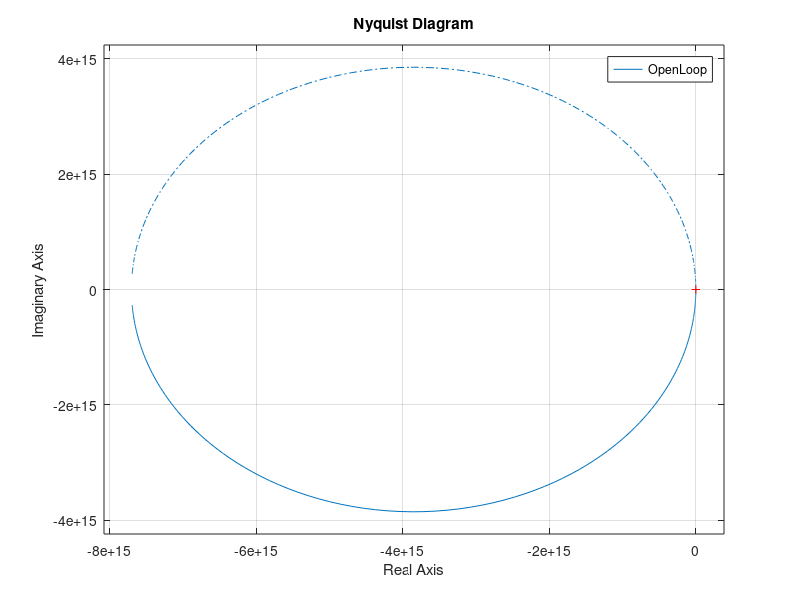

Source code (MATLAB):
clear;
clc;

% Jy'' - mghy = bu

J = 100;
m = 80;
g = 9.8;
h = 1;

a0 = m*g*h
a2 = J

b = 1

% x1 = y
% x2 = y'
%
% x1' = x2
% x2' = (mgh/J)x1 + bu

% State-space matrices
A = [0 1; (m*g*h/J) 0];
B = [0; b];
C = [1 0];
D = 0;

Object = ss(A, B, C, D);

H = tf(Object)

PO = 20;
Ts = 0.5;

tmp = log(PO/100);

ksi = sqrt(tmp^2 / (pi^2 + tmp^2));
Wn = 8 / ksi;

l1 = 3.1627;%- ksi*Wn + Wn*sqrt(ksi^2 - 1);
l2 = -2.1627;%- ksi*Wn - Wn*sqrt(ksi^2 - 1);

K = place(A, B, [l1, l2])

k1 = (-l1-l2)/b
k2 = (1/b)*((a0/a2) + l2*l1)

Acl = A - B*K;
G = -inv(C*inv(Acl)*B)
Bcl = B * G;
Ccl = C;
Dcl = D;

ClosedLoop = ss(Acl, Bcl, Ccl, Dcl);

t = 0:0.001:1;
r = zeros(1, length(t));

[y, t, x] = lsim(ClosedLoop, r, t, [pi/9, pi/9]);

s = 0.01;
Xorig = -1:s:1;
Yorig = zeros(1, 2 / s + 1);

% for i = 1:1:length(t)
%     a = y(i);
%     M = [cos(a) -sin(a);
%         sin(a) cos(a)];
% 
%     rotated = M * [Xorig; Yorig];
%     Xrot = rotated(1, ':');
%     Yrot = rotated(2, ':');
% 
%     plot(Xrot, Yrot);
%     axis([-1.5 1.5 -1.5 1.5])
%     pause(0.001);
% end

%plot(t, y);
% 
%step(ClosedLoop);
Hcl = tf(ClosedLoop);
% 
X = minreal(Hcl / (H*(1 - Hcl)));
OpenLoop = minreal(H*X)
nyquist(OpenLoop)
%step(OpenLoop)

% 
% % step(OpenLoop)
% Delay = tf(1,1,'InputDelay',0.1);
% 
% WithDelay = ss(tf(X*Delay*H));
% %[Ade, Bde, Cde, Dde] = ssdata(WithDelay)
% 
% % step(ClosedLoop)


